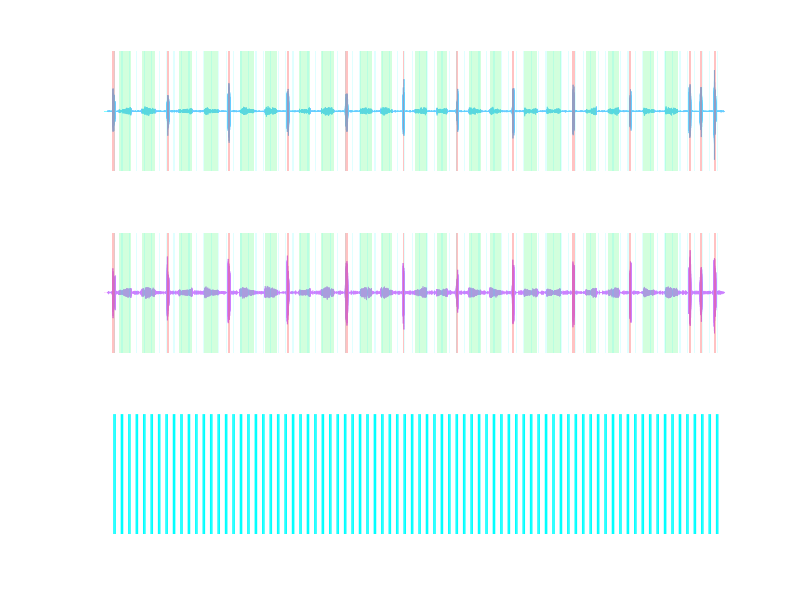

MATLAB code to generate this figure:
function S = generate_synthetic_emg(varargin)
% generate_synthetic_emg
%
% More realistic synthetic 3-channel EMG generator tuned to resemble
% the first 60 s of your real file:
%   - TA quieter than MG at baseline
%   - colored baseline + slow drift + occasional motor-unit spikes
%   - gait is irregular, not perfectly periodic
%   - spasms are burst clusters, not smooth blocks
%   - Ch3 inhibition is smooth and mostly suppresses event drive rather
%     than scaling the entire raw trace abruptly
%   - MG gait bursts are longer, more sustained, lower-amplitude,
%     and the tail of MG overlaps with the onset of TA each cycle
%
% OUTPUT
%   S : struct with fields data__chan_1_rec_1, data__chan_2_rec_1,
%       data__chan_3_rec_1
%
% NAME-VALUE OPTIONS
%   'fs'                  : sampling frequency (default 10000)
%   'DurS'                : total recording duration in seconds (default 120)
%   'PreAcqS'             : silent pre-acquisition period in seconds (default 3)
%   'NoiseAmpTA'          : TA baseline noise scale (default 0.025)
%   'NoiseAmpMG'          : MG baseline noise scale (default 0.045)
%   'DriftAmpTA'          : slow drift amplitude TA (default 0.003)
%   'DriftAmpMG'          : slow drift amplitude MG (default 0.006)
%   'SpikeRateHzTA'       : random MUAP-like spike rate on TA (default 1.5)
%   'SpikeRateHzMG'       : random MUAP-like spike rate on MG (default 3.0)
%   'GaitBurstAmpTA'      : TA gait drive amplitude (default 0.55)
%   'GaitBurstAmpMG'      : MG gait drive amplitude (default 0.75)
%   'SpasmAmpTA'          : TA spasm drive amplitude (default 1.8)
%   'SpasmAmpMG'          : MG spasm drive amplitude (default 2.4)
%   'GaitCycleS'          : nominal gait cycle duration in seconds (default 0.45)
%   'GaitCycleJitter'     : relative cycle jitter (default 0.18)
%   'GaitBurstDutyPrcTA'  : TA active fraction per cycle — short/phasic (default 0.28)
%   'GaitBurstDutyPrcMG'  : MG active fraction per cycle — long/tonic (default 0.52)
%   'GaitMGOverlapFrac'   : fraction of cycle by which MG tail overlaps
%                           with TA onset of the next cycle (default 0.12)
%   'NGaitBouts'          : number of gait bouts (default 6)
%   'GaitBoutDurS'        : duration of each gait bout in seconds (default 5)
%   'NSpasms'             : number of spasms (default 2)
%   'SpasmDurS'           : nominal duration of each spasm in seconds (default 2.5)
%   'Ch3OnDurS'           : duration of each Ch3 ON pulse in seconds (default 2)
%   'Ch3OffDurS'          : duration of Ch3 OFF between pulses in seconds (default 5)
%   'Ch3Amplitude'        : Ch3 signal amplitude when ON (default 5)
%   'Ch3InhibitFrac'      : event-drive reduction during Ch3 ON (default 0.35)
%   'SavePath'            : if provided, saves the .mat file to this path
%   'PlotResult'          : whether to plot the generated signal (default true)
%   'Seed'                : random seed for reproducibility (default 42)

p = inputParser;
p.addParameter('fs',                  10000, @isnumeric);
p.addParameter('DurS',                500,   @isnumeric);
p.addParameter('PreAcqS',             3,     @isnumeric);

p.addParameter('NoiseAmpTA',          0.025, @isnumeric);
p.addParameter('NoiseAmpMG',          0.045, @isnumeric);
p.addParameter('DriftAmpTA',          0.003, @isnumeric);
p.addParameter('DriftAmpMG',          0.006, @isnumeric);
p.addParameter('SpikeRateHzTA',       1.5,   @isnumeric);
p.addParameter('SpikeRateHzMG',       3.0,   @isnumeric);

p.addParameter('GaitBurstAmpTA',      0.55,  @isnumeric);
p.addParameter('GaitBurstAmpMG',      0.75,  @isnumeric);
p.addParameter('SpasmAmpTA',          1.8,   @isnumeric);
p.addParameter('SpasmAmpMG',          2.4,   @isnumeric);

p.addParameter('GaitCycleS',          0.45,  @isnumeric);
p.addParameter('GaitCycleJitter',     0.18,  @isnumeric);
% Separate duty fractions: TA is short/phasic, MG is long/tonic
p.addParameter('GaitBurstDutyPrcTA',  0.28,  @isnumeric);
p.addParameter('GaitBurstDutyPrcMG',  0.52,  @isnumeric);
% Fraction of one cycle that MG tail overlaps into TA of the next cycle
p.addParameter('GaitMGOverlapFrac',   0.12,  @isnumeric);

p.addParameter('NGaitBouts',          20,    @isnumeric);
p.addParameter('GaitBoutDurS',        10,    @isnumeric);
p.addParameter('NSpasms',             12,     @isnumeric);
p.addParameter('SpasmDurS',           2,   @isnumeric);

p.addParameter('Ch3OnDurS',           1,     @isnumeric);
p.addParameter('Ch3OffDurS',          5,     @isnumeric);
p.addParameter('Ch3Amplitude',        5,     @isnumeric);
p.addParameter('Ch3InhibitFrac',      0.6,   @isnumeric);

p.addParameter('SavePath',            '',    @ischar);
p.addParameter('PlotResult',          true, @islogical);
p.addParameter('Seed',                29,    @isnumeric);
p.addParameter('ExtraSpasm',          true, @islogical);
p.parse(varargin{:});
opt = p.Results;

rng(opt.Seed);

fs = opt.fs;
N  = round(opt.DurS * fs);
t  = (0:N-1)' / fs;

fprintf('Generating synthetic EMG: %.0f s at %d Hz (%d samples)\n', opt.DurS, fs, N);

%% ================================================================
%  1. BASELINE: colored EMG hiss + slow drift + sparse MUAP-like spikes
%% ================================================================
Ch3 = zeros(N,1);

TA = make_baseline_channel(N, fs, opt.NoiseAmpTA, opt.DriftAmpTA, opt.SpikeRateHzTA);
MG = make_baseline_channel(N, fs, opt.NoiseAmpMG, opt.DriftAmpMG, opt.SpikeRateHzMG);

TA_base  = TA;
MG_base  = MG;
TA_drive = zeros(N,1);
MG_drive = zeros(N,1);

%% ================================================================
%  2. SCHEDULE EVENTS
%% ================================================================
pre_acq_samples = round(opt.PreAcqS * fs);
available_start = opt.PreAcqS + 1;
available_end   = opt.DurS - 2;

total_event_dur = opt.NGaitBouts * opt.GaitBoutDurS + opt.NSpasms * opt.SpasmDurS;
n_gaps          = opt.NGaitBouts + opt.NSpasms + 1;
available_time  = available_end - available_start;
gap_s           = max(2, (available_time - total_event_dur) / n_gaps);

events = struct('type', {}, 'start_s', {}, 'end_s', {});
cursor = available_start + gap_s;

n_gait   = opt.NGaitBouts;
n_spasms = opt.NSpasms;

event_types = {};
gi = 0; si = 0;
while gi < n_gait || si < n_spasms
    if gi < n_gait
        event_types{end+1} = 'gait'; gi = gi + 1; %#ok<AGROW>
    end
    if gi < n_gait
        event_types{end+1} = 'gait'; gi = gi + 1; %#ok<AGROW>
    end
    if si < n_spasms
        event_types{end+1} = 'spasm'; si = si + 1; %#ok<AGROW>
    end
end

for i = 1:numel(event_types)
    etype = event_types{i};
    if strcmp(etype, 'gait')
        dur = opt.GaitBoutDurS * (0.85 + 0.30*rand);
    else
        dur = opt.SpasmDurS * (0.75 + 0.50*rand);
    end

    if cursor + dur > available_end
        warning('Not enough time for all events. Stopping at event %d.', i);
        break;
    end

    events(end+1).type  = etype; %#ok<AGROW>
    events(end).start_s = cursor;
    events(end).end_s   = cursor + dur;
    cursor = cursor + dur + gap_s * (0.8 + 0.4*rand);
end

% ------------------------------------------------
% EXTRA SPASM: Ch3 turns ON halfway through it
% ------------------------------------------------
if opt.ExtraSpasm == true
    extra_spasm_dur    = opt.SpasmDurS * 1.2;
    extra_ch3_on_start = opt.PreAcqS + opt.Ch3OffDurS;
    extra_spasm_start  = extra_ch3_on_start - extra_spasm_dur/2;
    extra_spasm_end    = extra_spasm_start + extra_spasm_dur;

    if extra_spasm_start > opt.PreAcqS && extra_spasm_end < available_end
        events(end+1).type  = 'spasm';
        events(end).start_s = extra_spasm_start;
        events(end).end_s   = extra_spasm_end;
    end
end

[~, idx_sort] = sort([events.start_s]);
events = events(idx_sort);

fprintf('Scheduled %d events:\n', numel(events));
for i = 1:numel(events)
    fprintf('  [%s]  %.1f - %.1f s\n', events(i).type, events(i).start_s, events(i).end_s);
end

%% ================================================================
%  3. GROUND-TRUTH MASKS
%% ================================================================
is_gait_true  = false(N,1);
is_spasm_true = false(N,1);

%% ================================================================
%  4. INJECT IRREGULAR GAIT
%% ================================================================
for i = 1:numel(events)
    if ~strcmp(events(i).type, 'gait'), continue; end

    s0 = max(pre_acq_samples+1, round(events(i).start_s * fs));
    s1 = min(N, round(events(i).end_s * fs));

    is_gait_true(s0:s1) = true;

    [ta_add, mg_add] = inject_gait_bout( ...
        s1 - s0 + 1, fs, ...
        opt.GaitBurstAmpTA, opt.GaitBurstAmpMG, ...
        opt.GaitCycleS, opt.GaitCycleJitter, ...
        opt.GaitBurstDutyPrcTA, opt.GaitBurstDutyPrcMG, ...
        opt.GaitMGOverlapFrac);

    TA_drive(s0:s1) = TA_drive(s0:s1) + ta_add;
    MG_drive(s0:s1) = MG_drive(s0:s1) + mg_add;
end

%% ================================================================
%  5. INJECT SPASM CLUSTERS
%% ================================================================
for i = 1:numel(events)
    if ~strcmp(events(i).type, 'spasm'), continue; end

    s0 = max(pre_acq_samples+1, round(events(i).start_s * fs));
    s1 = min(N, round(events(i).end_s * fs));
    L  = s1 - s0 + 1;

    is_spasm_true(s0:s1) = true;

    [ta_add, mg_add] = inject_spasm_cluster(L, fs, opt.SpasmAmpTA, opt.SpasmAmpMG);

    TA_drive(s0:s1) = TA_drive(s0:s1) + ta_add;
    MG_drive(s0:s1) = MG_drive(s0:s1) + mg_add;
end

%% ================================================================
%  6. CH3 STIMULATION
%% ================================================================
ch3_on_samples  = round(opt.Ch3OnDurS  * fs);
ch3_off_samples = round(opt.Ch3OffDurS * fs);

is_ch3_on = false(N,1);
pos = pre_acq_samples + ch3_off_samples;

while pos + ch3_on_samples <= N
    on_end = min(N, pos + ch3_on_samples - 1);
    Ch3(pos:on_end) = opt.Ch3Amplitude;
    is_ch3_on(pos:on_end) = true;
    pos = on_end + 1 + ch3_off_samples;
end

gain = ones(N,1);
gain(is_ch3_on) = 1 - opt.Ch3InhibitFrac;

smooth_len = max(3, round(0.050 * fs));
gain = conv(gain, ones(smooth_len,1)/smooth_len, 'same');
gain = min(max(gain, 0), 1);

TA = TA_base + gain .* TA_drive;
MG = MG_base + gain .* MG_drive;

TA(is_ch3_on) = TA(is_ch3_on) * 0.97;
MG(is_ch3_on) = MG(is_ch3_on) * 0.95;

%% ================================================================
%  7. PRE-ACQUISITION SILENCE
%% ================================================================
TA(1:pre_acq_samples)  = opt.NoiseAmpTA * 0.02 * randn(pre_acq_samples,1);
MG(1:pre_acq_samples)  = opt.NoiseAmpMG * 0.02 * randn(pre_acq_samples,1);
Ch3(1:pre_acq_samples) = 0;

%% ================================================================
%  8. PACKAGE
%% ================================================================
S.data__chan_1_rec_1 = TA;
S.data__chan_2_rec_1 = MG;
S.data__chan_3_rec_1 = Ch3;

%% ================================================================
%  9. SAVE
%% ================================================================
if ~isempty(opt.SavePath)
    save(opt.SavePath, '-struct', 'S');
    fprintf('Saved synthetic recording to: %s\n', opt.SavePath);
end

%% ================================================================
% 10. GROUND TRUTH SUMMARY
%% ================================================================
fprintf('\n--- Ground truth ---\n');
fprintf('  Pre-acquisition : 0 - %.1f s\n', opt.PreAcqS);
fprintf('  Gait samples    : %d (%.1f s)\n', sum(is_gait_true),  sum(is_gait_true)/fs);
fprintf('  Spasm samples   : %d (%.1f s)\n', sum(is_spasm_true), sum(is_spasm_true)/fs);
fprintf('  Ch3 ON samples  : %d (%.1f s)\n', sum(is_ch3_on),     sum(is_ch3_on)/fs);
fprintf('  Ch3 ON x Gait  : %.1f s\n', sum(is_ch3_on & is_gait_true)/fs);
fprintf('  Ch3 ON x Spasm : %.1f s\n', sum(is_ch3_on & is_spasm_true)/fs);
fprintf('  Ch3 inhibition  : %.0f%% event-drive reduction\n', opt.Ch3InhibitFrac*100);

S.ground_truth.is_gait_true  = is_gait_true;
S.ground_truth.is_spasm_true = is_spasm_true;
S.ground_truth.is_ch3_on     = is_ch3_on;
S.ground_truth.t             = t;
S.ground_truth.events        = events;
S.ground_truth.gain          = gain;

%% ================================================================
% 11. PLOT
%% ================================================================
if opt.PlotResult
    figure('Color','k','Name','Synthetic EMG','Position',[50 50 1400 650]);

    ax1 = subplot(3,1,1);
    hold(ax1,'on');
    set(ax1,'Color','k','XColor','w','YColor','w');
    plot(ax1, t, TA, 'Color',[0.4 0.8 1],'LineWidth',0.5);
    shade_regions(ax1, t, is_gait_true,  [0.2 1 0.4], 0.22);
    shade_regions(ax1, t, is_spasm_true, [1 0.2 0.2], 0.30);
    shade_regions(ax1, t, is_ch3_on,     [0 1 1],     0.12);
    ylabel(ax1,'TA','Color','w');
    title(ax1,'Synthetic EMG','Color','w');
    xlim(ax1,[0 opt.DurS]);

    ax2 = subplot(3,1,2);
    hold(ax2,'on');
    set(ax2,'Color','k','XColor','w','YColor','w');
    plot(ax2, t, MG, 'Color',[0.8 0.5 1],'LineWidth',0.5);
    shade_regions(ax2, t, is_gait_true,  [0.2 1 0.4], 0.22);
    shade_regions(ax2, t, is_spasm_true, [1 0.2 0.2], 0.30);
    shade_regions(ax2, t, is_ch3_on,     [0 1 1],     0.12);
    ylabel(ax2,'MG','Color','w');
    xlim(ax2,[0 opt.DurS]);

    ax3 = subplot(3,1,3);
    hold(ax3,'on');
    set(ax3,'Color','k','XColor','w','YColor','w');
    plot(ax3, t, Ch3, 'Color',[0 1 1],'LineWidth',1);
    ylabel(ax3,'Ch3','Color','w');
    xlabel(ax3,'Time (s)','Color','w');
    xlim(ax3,[0 opt.DurS]);

    linkaxes([ax1 ax2 ax3],'x');
end

end

%% ================================================================
% LOCAL HELPERS
%% ================================================================

function x = make_baseline_channel(N, fs, noise_amp, drift_amp, spike_rate_hz)
raw1 = randn(N,1);
[b1,a1] = butter(4, [70 900]/(fs/2), 'bandpass');
hiss = filtfilt(b1, a1, raw1);
hiss = hiss / (std(hiss) + eps);

raw2 = randn(N,1);
[b2,a2] = butter(2, [5 40]/(fs/2), 'bandpass');
drift = filtfilt(b2, a2, raw2);
drift = drift / (std(drift) + eps);

x = noise_amp * hiss + drift_amp * drift;

n_spikes = poissrnd(spike_rate_hz * (N/fs));
for k = 1:n_spikes
    c  = randi([1 N]);
    L  = max(8, round(fs*(0.002 + 0.004*rand)));
    s0 = max(1, c-floor(L/2));
    s1 = min(N, s0+L-1);
    wav = motor_unit_waveform(s1-s0+1);
    amp = noise_amp * (2 + 6*rand);
    x(s0:s1) = x(s0:s1) + amp * wav;
end
end

% ----------------------------------------------------------------
function [ta, mg] = inject_gait_bout(L, fs, amp_ta, amp_mg, cycle_s, cycle_jitter, duty_ta, duty_mg, overlap_frac)

ta = zeros(L,1);
mg = zeros(L,1);

mod_t     = linspace(0,1,L)';
bout_gain = 0.8 + 0.3*sin(2*pi*(0.4 + 0.3*rand)*mod_t + 2*pi*rand);
bout_gain = max(0.5, bout_gain);

pos = 1;
while pos < L
    % --- cycle timing ---
    cyc  = cycle_s * (1 + cycle_jitter*randn);
    cyc  = max(0.28, min(0.75, cyc));
    cycN = max(1, round(cyc * fs));

    % MG: stance phase — long tonic burst, flat-top envelope, tight amplitude
    dur_mg = max(10, round(cycN * duty_mg * (0.90 + 0.20*rand)));

    % TA: swing phase — starts near end of MG with a short overlap
    ta_offset = max(5, round(dur_mg - cycN * overlap_frac * (0.8 + 0.4*rand)));
    dur_ta    = max(10, round(cycN * duty_ta * (0.8 + 0.4*rand)));

    mg_s = pos;
    mg_e = min(L, mg_s + dur_mg - 1);

    ta_s = min(L, pos + ta_offset);
    ta_e = min(L, ta_s + dur_ta - 1);

    % --- MG burst: flat-top sustained envelope, tight amplitude ---
    if mg_s <= L
        env = sustained_envelope(mg_e - mg_s + 1);
        nse = emg_packet_noise(mg_e - mg_s + 1, fs);
        a   = amp_mg * (0.85 + 0.25*rand);
        mg(mg_s:mg_e) = mg(mg_s:mg_e) + a * env .* nse;
    end

    % --- TA burst: peaked envelope, wider amplitude swing ---
    if ta_s <= L
        env = packet_envelope(ta_e - ta_s + 1);
        nse = emg_packet_noise(ta_e - ta_s + 1, fs);
        a   = amp_ta * (0.7 + 0.8*rand);
        ta(ta_s:ta_e) = ta(ta_s:ta_e) + a * env .* nse;
    end

    % occasional co-contraction packet
    if rand < 0.22
        cc_s = min(L, pos + round(0.15*cycN));
        cc_e = min(L, cc_s + round((0.05 + 0.06*rand)*fs));
        if cc_s < cc_e
            env = packet_envelope(cc_e - cc_s + 1);
            ta(cc_s:cc_e) = ta(cc_s:cc_e) + 0.25*amp_ta * env .* emg_packet_noise(cc_e-cc_s+1, fs);
            mg(cc_s:cc_e) = mg(cc_s:cc_e) + 0.25*amp_mg * env .* emg_packet_noise(cc_e-cc_s+1, fs);
        end
    end

    pos = pos + cycN;
end

ta = ta .* bout_gain;
mg = mg .* bout_gain;
end
% ----------------------------------------------------------------
function [ta, mg] = inject_spasm_cluster(L, fs, amp_ta, amp_mg)
ta = zeros(L,1);
mg = zeros(L,1);

n_packets = randi([6 10]);
centers = round(linspace(round(0.12*L), round(0.88*L), n_packets)' + 0.05*L*randn(n_packets,1));
centers = min(max(centers,1),L);
centers = sort(centers);

for i = 1:n_packets
    dur  = round(fs * (0.25 + 0.45*rand));
    s0   = max(1, centers(i) - floor(dur/2));
    s1   = min(L, s0 + dur - 1);
    dur2 = s1 - s0 + 1;
    env  = spasm_packet_envelope(dur2);
    ta(s0:s1) = ta(s0:s1) + amp_ta * (0.7 + 0.8*rand) * env .* emg_packet_noise(dur2, fs);
    mg(s0:s1) = mg(s0:s1) + amp_mg * (0.7 + 0.8*rand) * env .* emg_packet_noise(dur2, fs);
end

global_env = spasm_packet_envelope(L);
ta = ta + 0.35 * amp_ta * global_env .* emg_packet_noise(L, fs);
mg = mg + 0.35 * amp_mg * global_env .* emg_packet_noise(L, fs);

lf = randn(L,1);
[b,a] = butter(2, [2 12]/(fs/2), 'bandpass');
lf  = filtfilt(b,a,lf);
lf  = lf / (std(lf)+eps);
mod = max(0.4, 1 + 0.20*lf);
ta  = ta .* mod;
mg  = mg .* mod;
end

% ----------------------------------------------------------------
function env = packet_envelope(L)
% Sinusoidal (phasic) — TA gait bursts and short events
x = linspace(0,1,L)';
env = sin(pi*x).^1.2;
end

% ----------------------------------------------------------------
function env = sustained_envelope(L)
% Trapezoidal (tonic) — MG gait bursts.
% Fast rise, sustained plateau with mild ripple, slow fall whose tail
% bleeds into the next TA onset to create realistic overlap.
rise_frac = 0.12;   % quick ramp up
fall_frac  = 0.25;  % slow taper (this is the overlap tail)
r = max(2, round(rise_frac * L));
f = max(2, round(fall_frac * L));
p = max(1, L - r - f);

plateau = ones(p,1);
% Subtle amplitude ripple on the plateau
plateau = plateau + 0.08 * sin(linspace(0, 2*pi*(1+rand), p)');

env = [linspace(0, 1, r)'; plateau; linspace(1, 0, f)'];
env = max(0, env(1:L));
end

% ----------------------------------------------------------------
function env = spasm_packet_envelope(L)
r = max(2, round(0.15*L));
f = max(2, round(0.20*L));
p = max(1, L-r-f);
env = [linspace(0,1,r)'; ones(p,1); linspace(1,0,f)'];
env = env(1:L);
end


% ----------------------------------------------------------------
function n = emg_packet_noise(L, fs)
raw = randn(L,1);
if L < 25
    n = raw / (std(raw) + eps);
    return;
end
[b,a] = butter(4, [80 700]/(fs/2), 'bandpass');
n = filtfilt(b,a,raw);
n = n / (std(n) + eps);
end

% ----------------------------------------------------------------
function w = motor_unit_waveform(L)
x = linspace(-1,1,L)';
w = exp(-18*x.^2) .* sin(2*pi*(1.2 + 0.8*rand)*x);
w = w / (std(w)+eps);
end

function shade_regions(ax, t, mask, color, alpha)
if ~any(mask), return; end
d = diff([false; mask(:); false]);
starts = find(d ==  1);
ends   = find(d == -1) - 1;
yl = ylim(ax);
for k = 1:numel(starts)
    x0 = t(starts(k));
    x1 = t(ends(k));
    patch(ax, [x0 x1 x1 x0], [yl(1) yl(1) yl(2) yl(2)], ...
        color, 'FaceAlpha', alpha, 'EdgeColor', 'none', ...
        'HandleVisibility', 'off');
end
end
